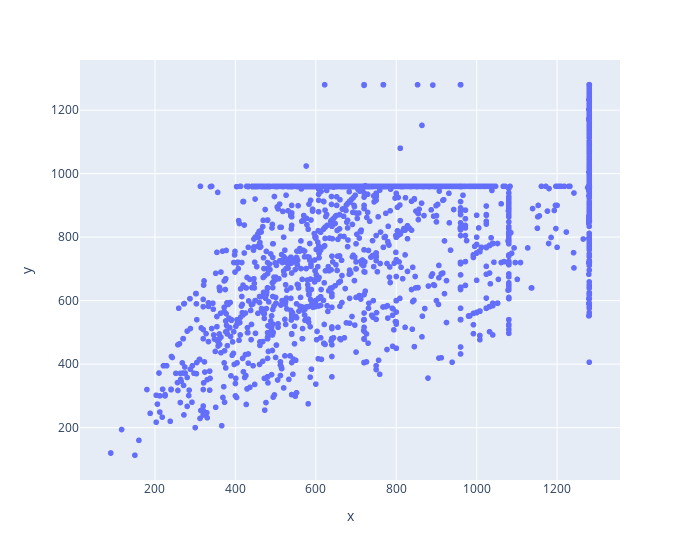

This figure's notebook cell:
### Code cell
fig = px.scatter(x=train_df['width'], y=train_df['height'])
fig.update_layout(autosize=False, width=700)
fig.show()

### Figure 1 — Plotly figure (JSON) as saved in the notebook; plotly's stock layout.template omitted (floating-point values rounded to 4 significant figures; data arrays with more than 128 entries replaced by an {"elided": "..."} marker saying what was removed)
{"data": [{"hovertemplate": "x=%{x}<br>y=%{y}<extra></extra>", "legendgroup": "", "marker": {"color": "#636efa", "symbol": "circle"}, "mode": "markers", "name": "", "showlegend": false, "type": "scattergl", "x": {"elided": "9912 int values"}, "xaxis": "x", "y": {"elided": "9912 int values"}, "yaxis": "y"}], "layout": {"autosize": false, "legend": {"tracegroupgap": 0}, "margin": {"t": 60}, "width": 700, "xaxis": {"anchor": "y", "domain": [0, 1], "title": {"text": "x"}}, "yaxis": {"anchor": "x", "domain": [0, 1], "title": {"text": "y"}}}}
